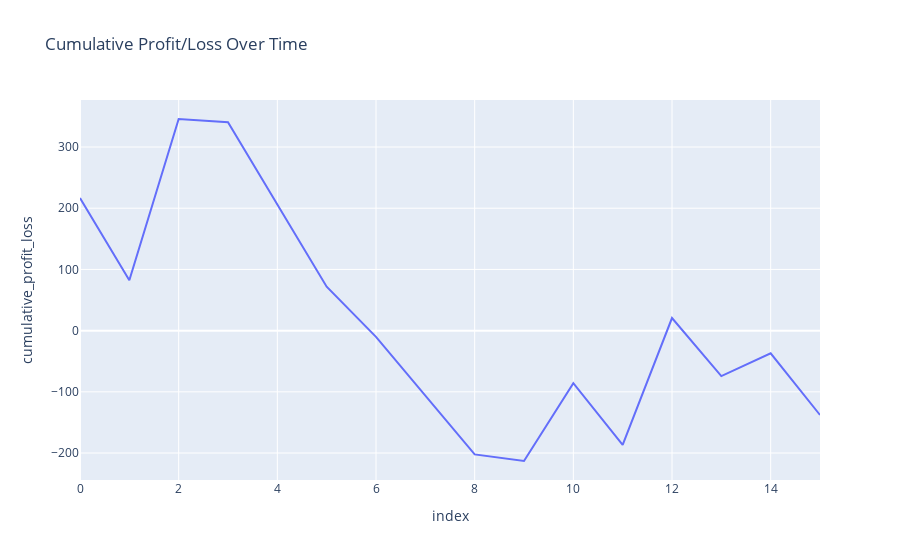

Notebook code for this chart:
### Code cell
# Create a line chart of cumulative profit/loss over time
trade_data['cumulative_profit_loss'] = trade_data['profit_loss'].cumsum()
fig_pnl_plot = px.line(trade_data, y='cumulative_profit_loss', title='Cumulative Profit/Loss Over Time')
fig_pnl_plot.show()

### Figure 1 — Plotly figure (JSON) as saved in the notebook; plotly's stock layout.template omitted (floating-point values rounded to 4 significant figures)
{"data": [{"hovertemplate": "index=%{x}<br>cumulative_profit_loss=%{y}<extra></extra>", "legendgroup": "", "line": {"color": "#636efa", "dash": "solid"}, "marker": {"symbol": "circle"}, "mode": "lines", "name": "", "orientation": "v", "showlegend": false, "type": "scatter", "x": [0, 1, 2, 3, 4, 5, 6, 7, 8, 9, 10, 11, 12, 13, 14, 15], "xaxis": "x", "y": [216.6, 82.2, 345.8, 340.6, 206.2, 71.8, -10.2, -106.2, -202.2, -213.0, -85.8, -186.6, 20.6, -74.2, -37.0, -137.8], "yaxis": "y"}], "layout": {"legend": {"tracegroupgap": 0}, "title": {"text": "Cumulative Profit/Loss Over Time"}, "xaxis": {"anchor": "y", "domain": [0, 1], "title": {"text": "index"}}, "yaxis": {"anchor": "x", "domain": [0, 1], "title": {"text": "cumulative_profit_loss"}}}}
